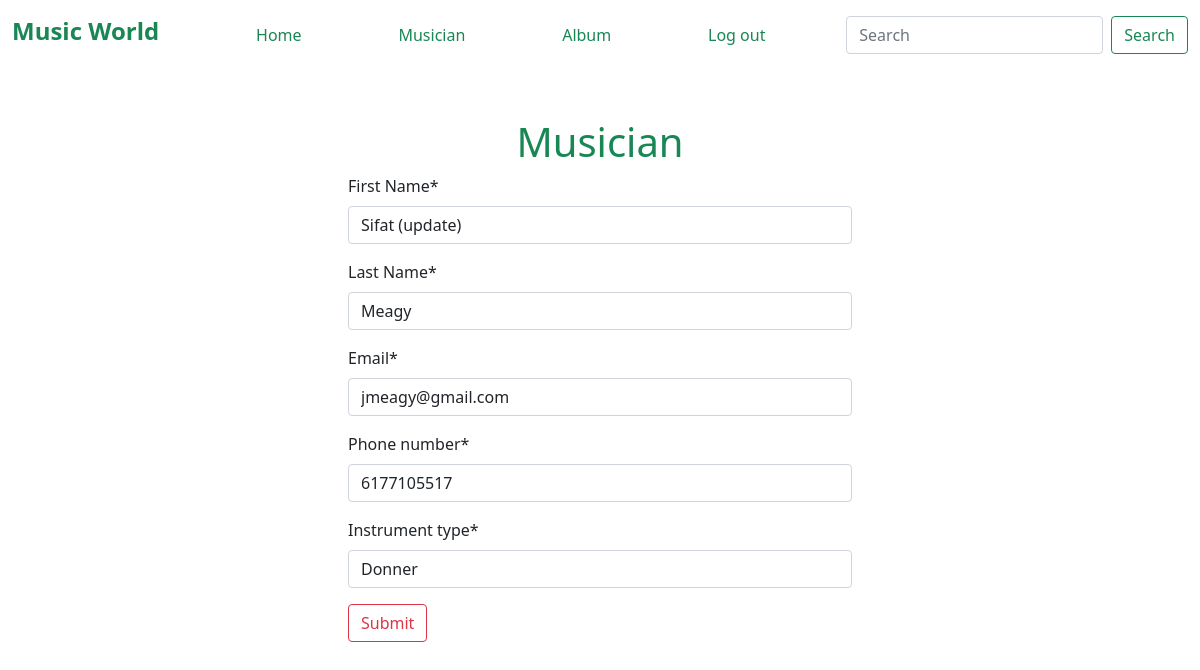
/musician/edit/9/ (signed in), run on the app's committed database.
### musician_app/models.py (models this page shows, shortened)
class Musician(models.Model):
    first_Name = models.CharField(max_length=200, default=None)
    last_Name = models.CharField(max_length=200, default=None)
    email = models.EmailField(default=None)
    phone_number = models.IntegerField(default=None)
    Instrument_type = models.CharField(max_length=200, default=None)

### musician_app/views.py (the view)
# urls.py: path('edit/<int:id>/', views.edit_Musician, name='edit_Musician'),
@login_required
def edit_Musician(request, id):
    musician = models.Musician.objects.get(pk=id)
    musician_form = MusicianForm(instance=musician)
    if request.method == "POST":
        musician_form = MusicianForm(request.POST, instance=musician)
        if musician_form.is_valid():
            musician_form.save()
            return redirect('home')
    return render(request, 'musician.html', {'form': musician_form})

### musician_app/forms.py
class MusicianForm(forms.ModelForm):
    class Meta:
        model = Musician
        fields = '__all__'

### musician_app/templates/musician.html (shortened to what this page needs)
{% extends "base.html" %}
{% load crispy_forms_tags %}
{% block content %}
<form style="width:50%;margin:auto;" class=" p-5" method="post">
    <h1 class="text-center text-success"> Musician</h1>
    {{form | crispy}}
    <button class="btn btn-outline-danger">Submit</button>
</form>
{% endblock %}

### data on the page
Musician: first_Name "Sifat (update)", last_Name "Meagy", email "jmeagy@gmail.com", phone_number "6177105517", Instrument_type "Donner"
